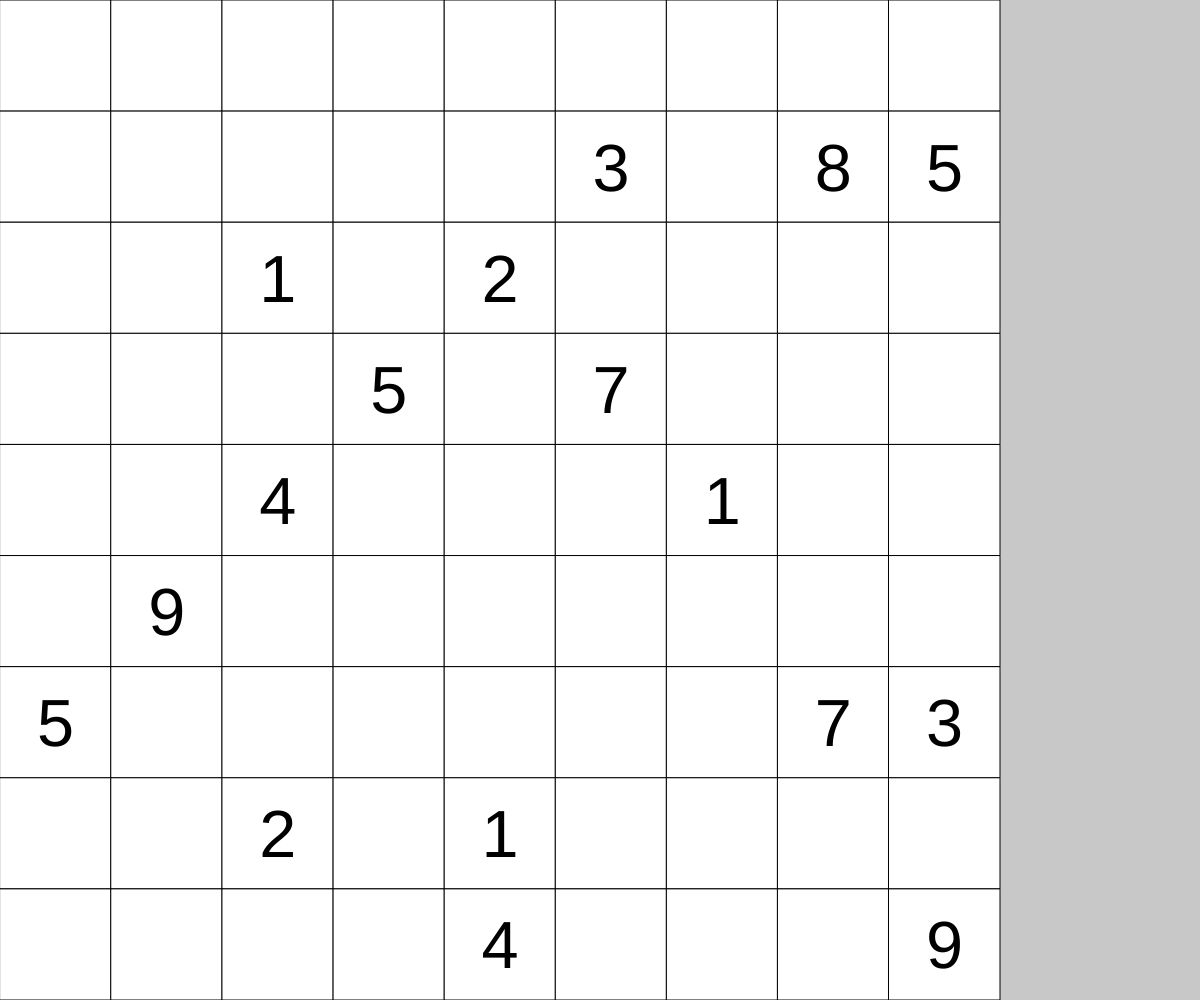
Frame 1 (no input)
Frame 60 (no input): identical to frame 1, image omitted
Frame 120 (the mouse pressed at the canvas centre since frame 60): identical to frame 1, image omitted

The p5.js sketch that drew this single still picture (run headless with seeded random() and noise() and a simulated clock; from frame 60 on, the mouse is pressed at the canvas centre):

// p5.js sketch
// ── sketch.js
// Project Title
// Your Name
// Date
//
// Extra for Experts:
// - describe what you did to take this project "above and beyond"

let bubbles = [];



let cellSize;


const ROWS = 9;
const COLS = 9;

let grid = [
  [0, 0, 0, 0, 0, 0, 0, 0, 0],
  [0, 0, 0, 0, 0, 3, 0, 8, 5],
  [0, 0, 1, 0, 2, 0, 0, 0, 0],
  [0, 0, 0, 5, 0, 7, 0, 0, 0],
  [0, 0, 4, 0, 0, 0, 1, 0, 0],
  [0, 9, 0, 0, 0, 0, 0, 0, 0],
  [5, 0, 0, 0, 0, 0, 0, 7, 3],
  [0, 0, 2, 0, 1, 0, 0, 0, 0],
  [0, 0, 0, 0, 4, 0, 0, 0, 9],
];



function setup() {
  createCanvas(windowWidth, windowHeight);
  textAlign(CENTER, CENTER);

}

function draw() {

  resizeCanvas(windowWidth,windowHeight);
  if (width < height) { 
    cellSize = width/ROWS;
  }
  else {
    cellSize = height/COLS;
  }
  background(200);
  displayGrid();
}

function displayGrid() {
  for (let y = 0; y < grid.length; y += 1) {
    for (let x = 0; x < grid[y].length; x += 1) {
      square(x * cellSize, y * cellSize, cellSize);
      if (grid[y][x] !== 0) {
        push();

        fill("black");
        textSize(cellSize * 0.6);
        text(String(grid[y][x]), x * cellSize, y * cellSize + cellSize/20,  cellSize,  cellSize);
        pop();
      }
      
    }
  }
}
